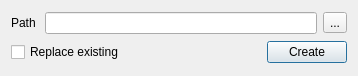
<?xml version="1.0" encoding="UTF-8"?>
<ui version="4.0">
 <class>Dialog</class>
 <widget class="QDialog" name="Dialog">
  <property name="geometry">
   <rect>
    <x>0</x>
    <y>0</y>
    <width>358</width>
    <height>76</height>
   </rect>
  </property>
  <property name="windowTitle">
   <string>Directory</string>
  </property>
  <layout class="QVBoxLayout" name="verticalLayout">
   <item>
    <layout class="QHBoxLayout" name="horizontalLayout">
     <item>
      <widget class="QLabel" name="label">
       <property name="text">
        <string>Path </string>
       </property>
      </widget>
     </item>
     <item>
      <widget class="QLineEdit" name="pathBox">
       <property name="toolTip">
        <string>Path to export shots to</string>
       </property>
      </widget>
     </item>
     <item>
      <widget class="QToolButton" name="browseButton">
       <property name="toolTip">
        <string>Browse for directory</string>
       </property>
       <property name="text">
        <string>...</string>
       </property>
      </widget>
     </item>
    </layout>
   </item>
   <item>
    <layout class="QHBoxLayout" name="horizontalLayout_2">
     <item>
      <widget class="QCheckBox" name="replaceButton">
       <property name="toolTip">
        <string>If checked, replace existing items with new ones, other wise skip them</string>
       </property>
       <property name="text">
        <string>Replace existing</string>
       </property>
      </widget>
     </item>
     <item>
      <spacer name="horizontalSpacer">
       <property name="orientation">
        <enum>Qt::Horizontal</enum>
       </property>
       <property name="sizeHint" stdset="0">
        <size>
         <width>40</width>
         <height>20</height>
        </size>
       </property>
      </spacer>
     </item>
     <item>
      <widget class="QPushButton" name="createButton">
       <property name="minimumSize">
        <size>
         <width>75</width>
         <height>0</height>
        </size>
       </property>
       <property name="toolTip">
        <string>Create items now</string>
       </property>
       <property name="text">
        <string>Create</string>
       </property>
      </widget>
     </item>
    </layout>
   </item>
  </layout>
 </widget>
 <resources/>
 <connections/>
</ui>
